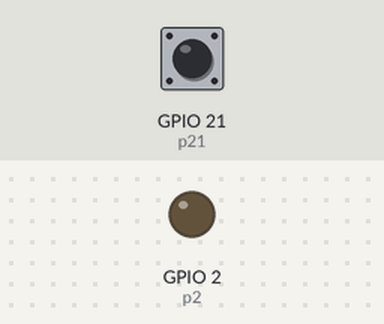
Recording of a program running on a simulated ESP32 board running MicroPython. Shown: output pins drawn as LEDs (lit = HIGH). Inputs (shaded band) come from the test bench; at power-on: GPIO 21 (p21) LOW.

Above: at 1.2 s.
1.3 s: GPIO 21 (p21) pulled HIGH for 0.15 s
At 2.1 s:
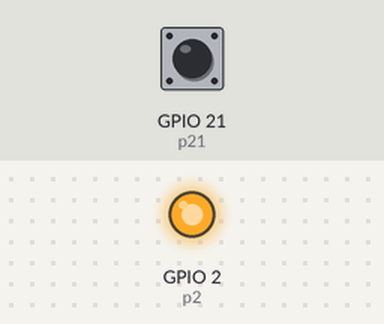
4.4 s: GPIO 21 (p21) pulled HIGH for 1 s
At 8.0 s:
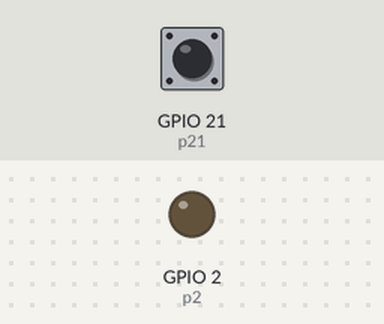
8.4 s: GPIO 21 (p21) pulled HIGH for 3.2 s
At 8.7 s:
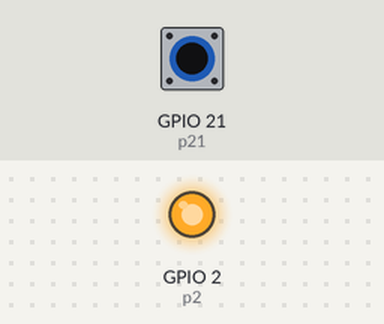
Timing chart, 0 to 12.9 s (numbered marks = the images above; inputs shaded):
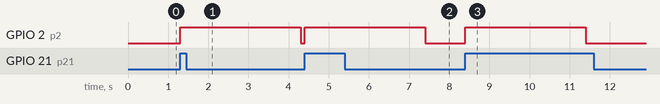

The program:

esp32c3_motion_led.py
```python
import machine
import time

p21 = machine.Pin(21, machine.Pin.IN, machine.Pin.PULL_DOWN)
p2 = machine.Pin(2, machine.Pin.OUT)

def motion_detect(self):
    p2(1)
    time.sleep(3)
    p2(0)

p21.irq(motion_detect, trigger=machine.Pin.IRQ_RISING)

while True:
    time.sleep(1)
```

Measured:
- after the input at 1.3 s, GPIO 2 (p2): LOW → HIGH at once, → LOW 3.0 s later
- after the input at 4.4 s, GPIO 2 (p2): LOW → HIGH at once, → LOW 3.0 s later
- after the input at 8.4 s, GPIO 2 (p2): LOW → HIGH at once, → LOW 3.0 s later
